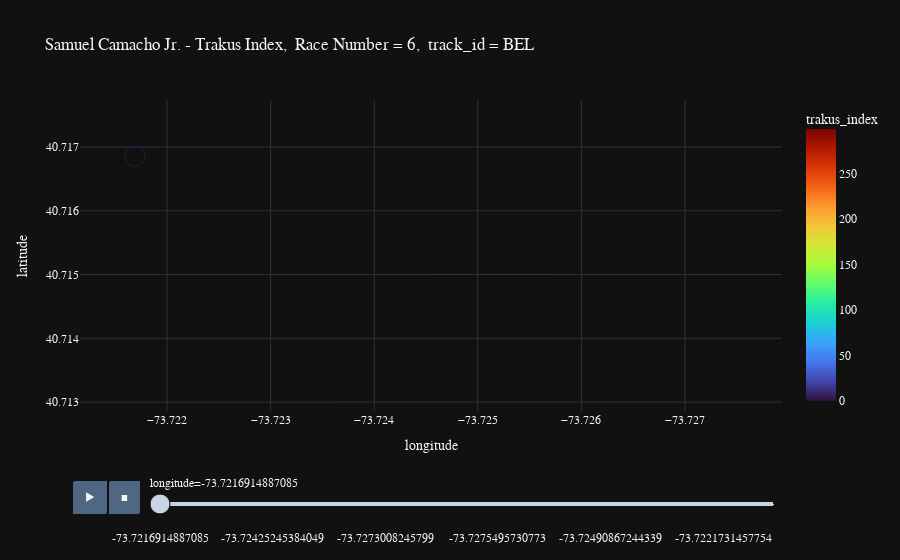

Notebook source saved alongside this figure:
### Code cell
jockey = nyra_2019[nyra_2019["jockey"] == "Samuel Camacho Jr."]
jockey6 = jockey[jockey["race_number"] == 6]
jockeyBEL = jockey6[jockey6["track_id"] == "BEL"]
jockeyALW = jockeyBEL[jockeyBEL["race_type"] == "ALW"]
jockeyCLM = jockeyBEL[jockeyBEL["race_type"] == "CLM"]
jockeyALW = jockeyALW.sort_values(by = "trakus_index", ascending = True)

fig = px.scatter(jockeyALW, x = "longitude", y = "latitude", hover_data = ["race_type", "track_id"],
                 animation_frame = "longitude",
                 range_y = (min(jockeyALW['latitude']), max(jockeyALW['latitude'])),
                 range_x = (max(jockeyALW['longitude']), min(jockeyALW['longitude'])),
                 #size = "trakus_index",
                 color = "trakus_index", color_continuous_scale = "Turbo", range_color = (0, 299),
                 title = "Samuel Camacho Jr. - Trakus Index,  Race Number = 6,  track_id = BEL")

fig.layout.updatemenus[0].buttons[0].args[1]['frame']['duration'] = 30
fig.layout.updatemenus[0].buttons[0].args[1]['transition']['duration'] = 5
fig.update_traces(marker = dict(symbol = "circle-open", size = 20)) # scaling the markers
fig.update_layout(template = "plotly_dark", font = dict(family = "PT Sans", size = 12))
fig.show()
